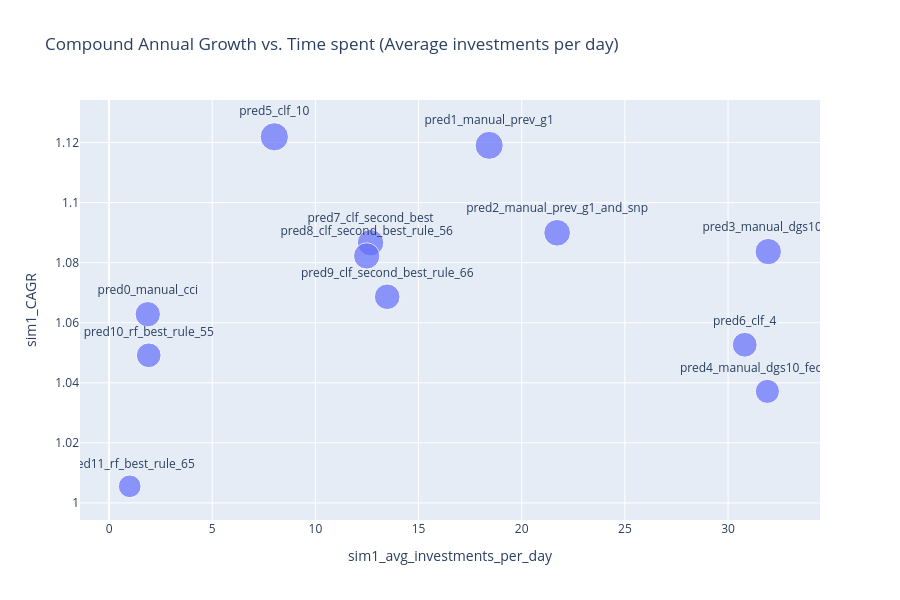

Notebook code for this chart:
### Code cell
# Create the scatter plot
fig = px.scatter(
    df_sim1_results.dropna(),
    x='sim1_avg_investments_per_day',
    y='sim1_CAGR',
    size='sim1_growth_capital_4y',  # Use the 'size' parameter for sim1_CAGR
    text='prediction',
    title='Compound Annual Growth vs. Time spent (Average investments per day)',
    labels={'sim1_capital': 'Initial Capital Requirement', 'growth_capital_4y': '4-Year Capital Growth'},
    height=600  # <- Increase height here

)

# Update the layout to improve readability of the annotations
fig.update_traces(textposition='top center')

# Show the plot
fig.show()

### Figure 1 — Plotly figure (JSON) as saved in the notebook; plotly's stock layout.template omitted (floating-point values rounded to 4 significant figures)
{"data": [{"hovertemplate": "sim1_avg_investments_per_day=%{x}<br>sim1_CAGR=%{y}<br>sim1_growth_capital_4y=%{marker.size}<br>prediction=%{text}<extra></extra>", "legendgroup": "", "marker": {"color": "#636efa", "size": [1.276, 1.568, 1.411, 1.379, 1.157, 1.584, 1.228, 1.394, 1.372, 1.304, 1.212, 1.022], "sizemode": "area", "sizeref": 0.003961, "symbol": "circle"}, "mode": "markers+text", "name": "", "orientation": "v", "showlegend": false, "text": ["pred0_manual_cci", "pred1_manual_prev_g1", "pred2_manual_prev_g1_and_snp", "pred3_manual_dgs10_5", "pred4_manual_dgs10_fedfunds", "pred5_clf_10", "pred6_clf_4", "pred7_clf_second_best", "pred8_clf_second_best_rule_56", "pred9_clf_second_best_rule_66", "pred10_rf_best_rule_55", "pred11_rf_best_rule_65"], "textposition": "top center", "type": "scatter", "x": [1.876, 18.42, 21.72, 31.95, 31.91, 8.01, 30.81, 12.67, 12.49, 13.48, 1.921, 1.0], "xaxis": "x", "y": [1.063, 1.119, 1.09, 1.084, 1.037, 1.122, 1.053, 1.087, 1.082, 1.069, 1.049, 1.006], "yaxis": "y"}], "layout": {"height": 600, "legend": {"itemsizing": "constant", "tracegroupgap": 0}, "title": {"text": "Compound Annual Growth vs. Time spent (Average investments per day)"}, "xaxis": {"anchor": "y", "domain": [0.0, 1.0], "title": {"text": "sim1_avg_investments_per_day"}}, "yaxis": {"anchor": "x", "domain": [0.0, 1.0], "title": {"text": "sim1_CAGR"}}}}
